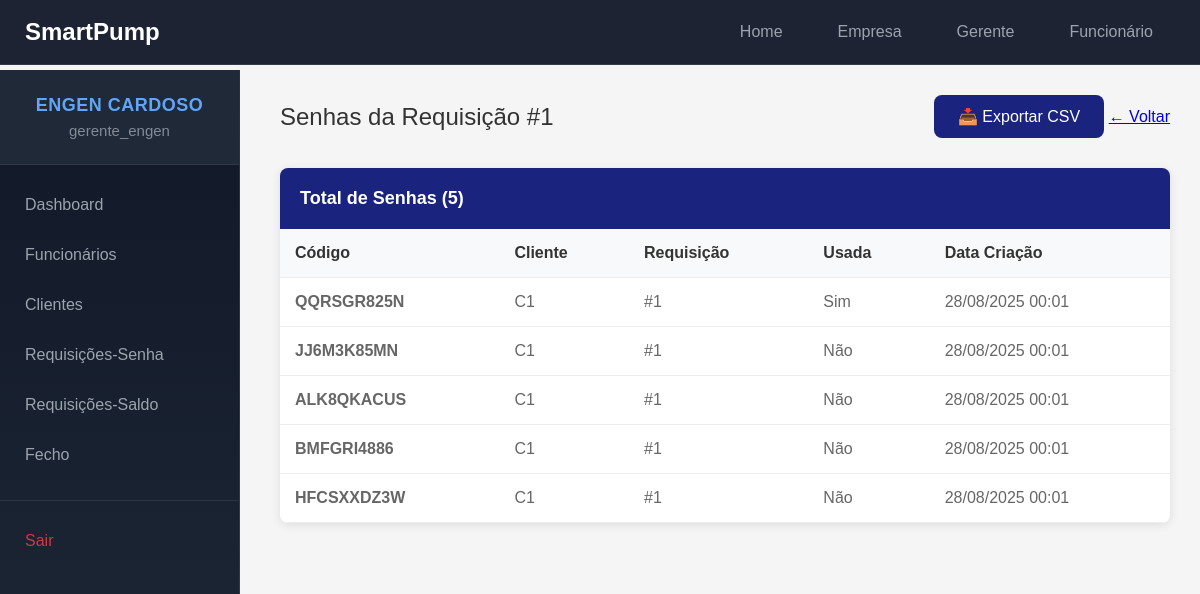
/gerente/requisicoes/1/senhas/ (signed in), run on the app's committed database.
### empresas/models.py (models this page shows, shortened)
class Empresa(models.Model):
   nome = models.CharField(max_length=200)
   status = models.BooleanField(default=True)
   gerente = models.OneToOneField(User, on_delete=models.CASCADE, related_name='empresa_gerenciada')

### gerente/models.py (models this page shows, shortened)
class RequisicaoSenhas(models.Model):
    empresa = models.ForeignKey(Empresa, on_delete=models.CASCADE, related_name='requisicoes_senhas', null=True, blank=True)
    cliente = models.ForeignKey(Cliente, on_delete=models.CASCADE, related_name='requisicoes')
    valor = models.DecimalField(max_digits=10, decimal_places=2, validators=[MinValueValidator(0)])
    senhas = models.PositiveIntegerField(validators=[MinValueValidator(1)])
    funcionario_responsavel = models.ForeignKey(Funcionario, on_delete=models.SET_NULL, null=True, blank=True)
    data_criacao = models.DateTimeField(auto_now_add=True)
    data_conclusao = models.DateTimeField(null=True, blank=True)
    ativa = models.BooleanField(default=True)
    fecho = models.ForeignKey(Fecho, on_delete=models.SET_NULL, null=True, blank=True, related_name='requisicoes_senhas')
    FORMA_PAGAMENTO_CHOICES = [
        ('transferencia', 'Transferência Bancária'),
        ('cash', 'Dinheiro (Cash)'),
        ('pos', 'POS (Cartão)'),
    ]
    forma_pagamento = models.CharField(
        max_length=20,
        choices=FORMA_PAGAMENTO_CHOICES,
        verbose_name="Forma de Pagamento",
        default='cash'
    )
    banco = models.CharField(max_length=100, null=True, blank=True, verbose_name="Nome do Banco")
    banco = models.CharField(max_length=100, null=True, blank=True, verbose_name="Nome do Banco")

class Senha(models.Model):
    TIPO_COMBUSTIVEL_CHOICES = [
        ('gasolina', 'Gasolina'),
        ('diesel', 'Diesel'),
    ]
    empresa = models.ForeignKey(Empresa, on_delete=models.CASCADE, related_name='senhas', null=True, blank=True)
    codigo = models.CharField(max_length=20, unique=True)
    requisicao = models.ForeignKey(RequisicaoSenhas, on_delete=models.CASCADE, related_name='lista_senhas')
    cliente = models.ForeignKey(Cliente, on_delete=models.CASCADE, related_name='senhas')
    usada = models.BooleanField(default=False)
    data_criacao = models.DateTimeField(auto_now_add=True)
    data_uso = models.DateTimeField(null=True, blank=True)  # Quando foi usada
    funcionario_uso = models.ForeignKey(Funcionario, on_delete=models.SET_NULL, null=True, blank=True, related_name='senhas_escaneadas')  # Quem escaneou
    tipo_combustivel = models.CharField(
        max_length=10,
        choices=TIPO_COMBUSTIVEL_CHOICES,
        null=True,
        blank=True,
        verbose_name="Tipo de Combustível",
        help_text="Tipo de combustível selecionado no momento do uso da senha"
    )
    fecho = models.ForeignKey(Fecho, on_delete=models.SET_NULL, null=True, blank=True, related_name='senhas_usadas')
    class Meta:
        verbose_name = "Senha"
        verbose_name_plural = "Senhas"
        ordering = ['-data_criacao']

class Cliente(models.Model):
   empresa = models.ForeignKey(Empresa, on_delete=models.CASCADE, related_name='clientes', null=True, blank=True)
   nome = models.CharField(max_length=100)
   email = models.EmailField(blank=True, null=True)
   contacto = models.CharField(max_length=20, blank=True, null=True)
   endereco = models.TextField(blank=True, null=True)
   data_criacao = models.DateTimeField(auto_now_add=True)

### gerente/views.py (the view)
# urls.py: path('requisicoes/<int:requisicao_id>/senhas/', views.ver_senhas, name='ver_senhas'),
@user_passes_test(is_gerente, login_url='/login/')
def ver_senhas(request, requisicao_id):
   empresa = get_empresa_usuario(request.user)
   if not empresa:
       messages.error(request, 'Empresa não encontrada.')
       return redirect('login')
   requisicao = get_object_or_404(RequisicaoSenhas, id=requisicao_id, empresa=empresa)
   senhas = requisicao.lista_senhas.all().order_by('data_criacao')
   return render(request, 'gerente/senhas.html', {
       'requisicao': requisicao,
       'senhas': senhas
   })

### gerente/context_processors.py (called while the page is built)
def empresa_context(request):
    if request.user.is_authenticated:
        try:
            if hasattr(request.user, 'empresa_gerenciada'):
                return {'empresa_atual': request.user.empresa_gerenciada}
            elif hasattr(request.user, 'funcionario'):
                return {'empresa_atual': request.user.funcionario.empresa}
        except:
            pass
    return {'empresa_atual': None}

### gerente/views.py (called while the page is built)
def is_gerente(user):
  return user.groups.filter(name='Gerente').exists()

def get_empresa_usuario(user):
   try:
       if hasattr(user, 'empresa_gerenciada'):
           return user.empresa_gerenciada
       elif hasattr(user, 'funcionario'):
           return user.funcionario.empresa
   except:
       pass
   return None

### templates/gerente/senhas.html (shortened to what this page needs)
{% extends 'gerente/base.html' %}
{% block content %}
<div class="content-header">
    <h2>Senhas da Requisição #{{ requisicao.id }}</h2>
    <div class="actions">
        <a href="{% url 'exportar_senhas_csv' requisicao.id %}" class="btn-primary">📥 Exportar CSV</a>
        <a href="{% url 'requisicoes' %}" class="btn-back">← Voltar</a>
    </div>
</div>
<div class="table-container">
    <div class="table-header">
        <h3>Total de Senhas ({{ senhas.count }})</h3>
    </div>
    <div class="table-wrapper">
        {% if senhas %}
        <table>
            <thead>
                <tr>
                    <th>Código</th>
                    <th>Cliente</th>
                    <th>Requisição</th>
                    <th>Usada</th>
                    <th>Data Criação</th>
                </tr>
            </thead>
            <tbody>
                {% for senha in senhas %}
                <tr>
                    <td><strong>{{ senha.codigo }}</strong></td>
                    <td>{{ senha.cliente.nome }}</td>
                    <td>#{{ senha.requisicao.id }}</td>
                    <td>
                        {% if senha.usada %}
                            <span class="status usado">Sim</span>
                        {% else %}
                            <span class="status disponivel">Não</span>
                        {% endif %}
                    </td>
                    <td>{{ senha.data_criacao|date:"d/m/Y H:i" }}</td>
                </tr>
                {% endfor %}
            </tbody>
        </table>
        {% else %}
        <div class="empty-state">
            <p>Nenhuma senha gerada para esta requisição.</p>
        </div>
        {% endif %}
    </div>
</div>
{% endblock %}

### templates/gerente/sidebar.html (shortened to what this page needs)
<div class="sidebar">
    <div class="user-section">
        <div class="empresa-name">{{ empresa_atual.nome|default:"Sistema" }}</div>
        <div class="user-info">{{ request.user.get_full_name|default:request.user.username }}</div>
    </div>
    <nav class="sidebar-nav">
        <ul class="nav-list">
            <li class="nav-item">
                <a href="{% url 'dashboard' %}" class="nav-link {% if request.resolver_match.url_name == 'dashboard' %}active{% endif %}">
                    Dashboard
                </a>
            </li>
            <li class="nav-item">
                <a href="{% url 'funcionarios' %}" class="nav-link {% if request.resolver_match.url_name == 'funcionarios' %}active{% endif %}">
                    Funcionários
                </a>
            </li>
            <li class="nav-item">
                <a href="{% url 'clientes' %}" class="nav-link {% if request.resolver_match.url_name == 'clientes' %}active{% endif %}">
                    Clientes
                </a>
            </li>
            <li class="nav-item">
                <a href="{% url 'requisicoes' %}" class="nav-link {% if request.resolver_match.url_name == 'requisicoes' %}active{% endif %}">
                    Requisições-Senha
                </a>
            </li>
            <li class="nav-item">
                <a href="{% url 'requisicoes_saldo' %}" class="nav-link {% if request.resolver_match.url_name == 'requisicoes_saldo' %}active{% endif %}">
                    Requisições-Saldo
                </a>
            </li>
            <li class="nav-item">
                <a href="{% url 'fecho' %}" class="nav-link {% if request.resolver_match.url_name == 'fechos' %}active{% endif %}">
                    Fecho
                </a>
            </li>
            <li class="nav-item nav-divider">
                <a href="{% url 'logout' %}" class="nav-link nav-logout">
                    Sair
                </a>
            </li>
        </ul>
    </nav>
</div>

### templates/gerente/base.html (style rules this page uses)
* { margin: 0; padding: 0; box-sizing: border-box; }
body { font-family: Arial, sans-serif; background-color: #f5f5f5; overflow-x: hidden; padding-top: 65px; }
.content-header { margin-bottom: 30px; display: flex; justify-content: space-between; align-items: center; }
.content-header h2 { color: #333; font-size: 24px; font-weight: normal; }
.btn-primary { background-color: #1a237e; color: white; padding: 12px 24px; border: none; border-radius: 8px; cursor: pointer; font-size: 16px; font-weight: 500; transition: background-color 0.3s ease, transform 0.2s ease; text-decoration: none; display: inline-block; }
.table-container { background: white; border-radius: 8px; box-shadow: 0 2px 10px rgba(0, 0, 0, 0.1); overflow: hidden; }
.table-header { background-color: #1a237e; color: white; padding: 20px; }
.table-header h3 { font-size: 18px; font-weight: 600; }
.table-wrapper { overflow-x: auto; }
table { width: 100%; border-collapse: collapse; }
th, td { padding: 15px; text-align: left; border-bottom: 1px solid #eee; }
th { background-color: #f8f9fa; font-weight: 600; color: #333; position: sticky; top: 0; z-index: 1; }
td { color: #666; }

### templates/gerente/navbar.html (style rules this page uses)
.nav-link { color: rgba(255, 255, 255, 0.8); text-decoration: none; padding: 8px 16px; border-radius: 6px; transition: all 0.2s ease; font-size: 0.95rem; font-weight: 400; }

### templates/gerente/sidebar.html (style rules this page uses)
.sidebar { width: 240px; background: linear-gradient(180deg, #111827, #1f2937); min-height: calc(100vh - 70px); position: fixed; left: 0; top: 70px; overflow-y: auto; border-right: 1px solid rgba(255,255,255,0.1); z-index: 1000; }
.user-section { padding: 25px 15px; background: #1f2937; text-align: center; border-bottom: 1px solid rgba(255, 255, 255, 0.08); }
.empresa-name { color: #60a5fa; font-size: 18px; font-weight: 700; letter-spacing: 0.5px; margin-bottom: 6px; text-transform: uppercase; }
.user-info { color: #9ca3af; font-size: 15px; font-weight: 500; opacity: 0.8; }
.sidebar-nav { padding-top: 15px; }
.nav-list { list-style: none; padding: 0; margin: 0; }
.nav-item { margin: 0; }
.nav-divider { margin-top: auto; border-top: 1px solid rgba(255, 255, 255, 0.08); padding-top: 15px; margin-top: 20px; }
.nav-link { display: block; padding: 16px 22px; color: #9ca3af; text-decoration: none; font-size: 16px; font-weight: 500; border-left: 3px solid transparent; position: relative; }
.nav-logout { color: #ef4444 !important; opacity: 0.8; }

### data on the page
Empresa: nome "ENGEN CARDOSO"
RequisicaoSenhas: id "1"
Senha: codigo "QQRSGR825N", cliente.nome "C1", requisicao.id "1", usada "Sim", data_criacao "28/08/2025 00:01"
Senha: codigo "JJ6M3K85MN", cliente.nome "C1", requisicao.id "1", usada "Não", data_criacao "28/08/2025 00:01"
Senha: codigo "ALK8QKACUS", cliente.nome "C1", requisicao.id "1", usada "Não", data_criacao "28/08/2025 00:01"
Senha: codigo "BMFGRI4886", cliente.nome "C1", requisicao.id "1", usada "Não", data_criacao "28/08/2025 00:01"
Senha: codigo "HFCSXXDZ3W", cliente.nome "C1", requisicao.id "1", usada "Não", data_criacao "28/08/2025 00:01"

### other printed values
{{ request.user.get_full_name|default:request.user.username }} "gerente_engen"
{{ senhas.count }} "5"
